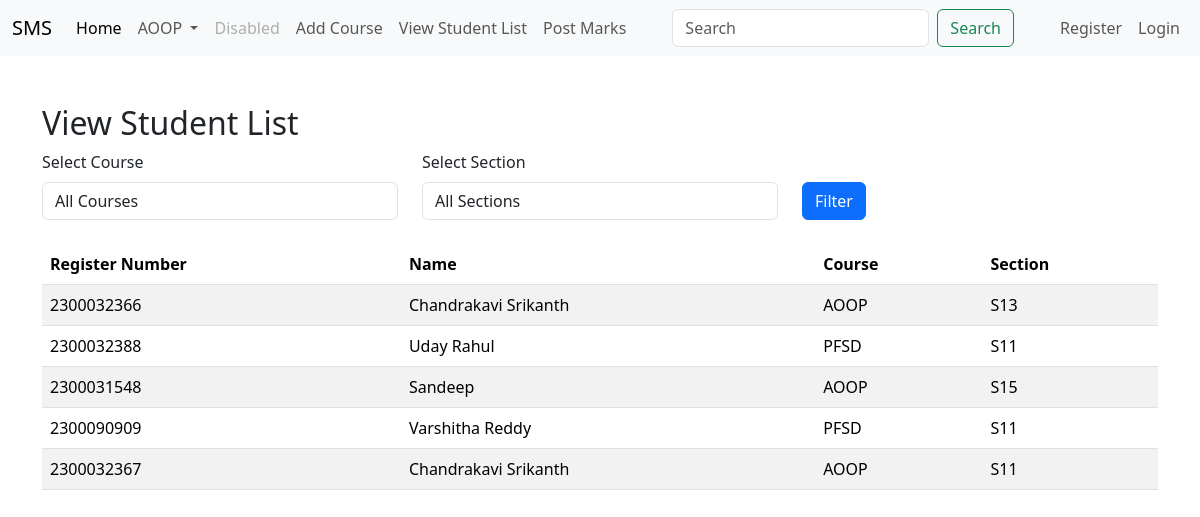
The app's page /facultyapp/view_student_list/ with its own data.
### adminapp/models.py (models this page shows, shortened)
class StudentList(models.Model):
    Register_Number = models.CharField(max_length=20, unique=True)
    Name = models.CharField(max_length=100)
    user = models.OneToOneField(User, on_delete=models.CASCADE, null=True)

### facultyapp/models.py (models this page shows, shortened)
class AddCourse(models.Model):
    COURSE_CHOICES = [
        ('AOOP', 'Advanced Object-Oriented Programming'),
        ('PFSD', 'Python Full Stack Development'),
        ('DAA', 'Design Analysis and Algorithms'),
    ]
    SECTION_CHOICES = [
        ('S11', 'Section S11'),
        ('S12', 'Section S12'),
        ('S13', 'Section S13'),
        ('S14', 'Section S14'),
        ('S15', 'Section S15'),
    ]
    student = models.ForeignKey(StudentList, on_delete=models.CASCADE)
    course = models.CharField(max_length=50, choices=COURSE_CHOICES)
    section = models.CharField(max_length=50, choices=SECTION_CHOICES)

### facultyapp/views.py (the view)
# urls.py: path('view_student_list/', views.view_student_list, name='view_student_list'),
def view_student_list(request):
    course = request.GET.get('course')
    section = request.GET.get('section')
    student_courses = AddCourse.objects.all()
    if course:
        student_courses = student_courses.filter(course=course)
    if section:
        student_courses = student_courses.filter(section=section)
    students = StudentList.objects.filter(id__in=student_courses.values('student_id'))
    context = {
        'students': students,
        'course_choices': AddCourse.COURSE_CHOICES,
        'section_choices': AddCourse.SECTION_CHOICES,
        'selected_course': course,
        'selected_section': section,
    }
    return render(request, 'facultyapp/view_student_list.html', context)

### templates/facultyapp/view_student_list.html (shortened to what this page needs)
{% extends 'Navbar/FacultyNavbar.html' %}
{% load static %}
{% block body %}
    <div class="container mt-5">
        <h2>View Student List</h2>
        <form method="get" class="mb-4">
            <div class="row">
                <div class="col-md-4">
                    <label for="course" class="form-label">Select Course</label>
                    <select name="course" id="course" class="form-control">
                        <option value="">All Courses</option>
                    </select>
                </div>
                <div class="col-md-4">
                    <label for="section" class="form-label">Select Section</label>
                    <select name="section" id="section" class="form-control">
                        <option value="">All Sections</option>
                    </select>
                </div>
                <div class="col-md-4 mt-4">
                    <button type="submit" class="btn btn-primary mt-2">Filter</button>
                </div>
            </div>
        </form>
        <table class="table table-striped">
            <thead>
                <tr>
                    <th>Register Number</th>
                    <th>Name</th>
                    <th>Course</th>
                    <th>Section</th>
                </tr>
            </thead>
            <tbody>
                {% if students %}
                    {% for student in students %}
                        <tr>
                            <td>{{ student.Register_Number }}</td>
                            <td>{{ student.Name }}</td>
                            <td>{{ student.addcourse_set.first.course }}</td>
                            <td>{{ student.addcourse_set.first.section }}</td>
                        </tr>
                    {% endfor %}
                {% else %}
                    <tr>
                        <td colspan="4" class="text-center">No students found.</td>
                    </tr>
                {% endif %}
            </tbody>
        </table>
    </div>
{% endblock %}

### records on screen
StudentList: Register_Number "2300032366", Name "Chandrakavi Srikanth", addcourse_set.first.course "AOOP", addcourse_set.first.section "S13"
StudentList: Register_Number "2300032388", Name "Uday Rahul", addcourse_set.first.course "PFSD", addcourse_set.first.section "S11"
StudentList: Register_Number "2300031548", Name "Sandeep", addcourse_set.first.course "AOOP", addcourse_set.first.section "S15"
StudentList: Register_Number "2300090909", Name "Varshitha Reddy", addcourse_set.first.course "PFSD", addcourse_set.first.section "S11"
StudentList: Register_Number "2300032367", Name "Chandrakavi Srikanth", addcourse_set.first.course "AOOP", addcourse_set.first.section "S11"
